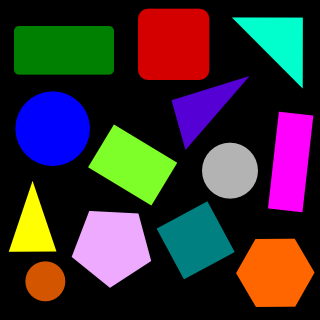
#> input picture Shape Detection/shapes.png, 320 x 320 px
$ python shape_detection.py --image shapes.png
#> lines starting #> are read from the running program, lines starting #| are printed output that depends on the picture; after the words box and inside, x2 and y2 are one past the last pixel; in counts of white or black regions, pixels touching at a corner belong together
# import the necessary packages
import argparse
import cv2

# construct the argument parse and parse the arguments
ap = argparse.ArgumentParser()
ap.add_argument("-i", "--image", required=True,
	help="path to the input image")
args = vars(ap.parse_args())

def detect_shape(c):
	# initialize the shape name and approximate the contour
	shape = 'unidentified'
	peri = cv2.arcLength(c, True)
	approx = cv2.approxPolyDP(c, 0.03*peri, True)
	# if the shape is a triangle, it will have 3 vertices
	if len(approx) == 3:
		shape = "triangle"
	# if the shape has 4 vertices, it is either a square or
	# a rectangle
	elif len(approx) == 4:
		# compute the bounding box of the contour and use the
		# bounding box to compute the aspect ratio
		(x, y, w, h) = cv2.boundingRect(approx)
		ar = w / float(h)
		# a square will have an aspect ratio that is approximately
		# equal to one, otherwise, the shape is a rectangle
		shape = "square" if ar >= 0.95 and ar <= 1.05 else "rectangle"
	# if the shape is a pentagon, it will have 5 vertices
	elif len(approx) == 5:
		shape = "pentagon"
	# otherwise, we assume the shape is a circle
	else:
		shape = "circle"
	# return the name of the shape
	return (shape,approx)


def grab_contours(cnts):
	if len(cnts) == 2:
		cnts = cnts[0]
	elif len(cnts) == 3:
		cnts = cnts[1]
	else:
		raise Exception('The length of the contour must be 2 or 3.')
	return cnts

# load the image and resize it to a smaller factor so that
# the shapes can be approximated better
image = cv2.imread(args["image"])
#> image is the input picture: shape (320, 320, 3); mean B, G, R 49, 46.1, 55.8
ratio = image.shape[0] / float(image.shape[0])
#> ratio = 1
# convert the resized image to grayscale, blur it slightly,
# and threshold it
gray = cv2.cvtColor(image, cv2.COLOR_BGR2GRAY)
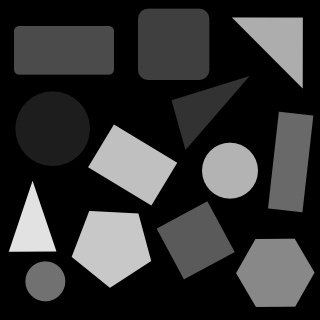
#> gray: shape (320, 320); min 0, max 226, mean 49.3
blurred = cv2.GaussianBlur(gray, (5, 5), 0)
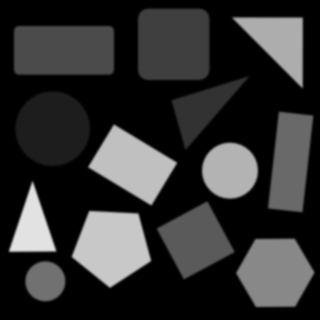
#> blurred: shape (320, 320); min 0, max 226, mean 49.3
thresh = cv2.threshold(blurred, 60, 255, cv2.THRESH_BINARY)[1]
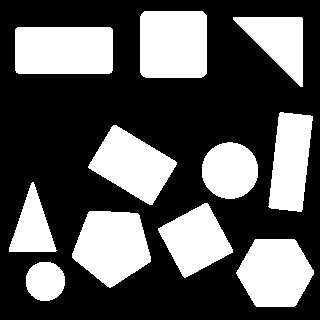
#> thresh: shape (320, 320); 35% white; 11 white regions
# find contours in the thresholded image and initialize the
# shape detector
cnts = cv2.findContours(thresh.copy(), cv2.RETR_EXTERNAL,
	cv2.CHAIN_APPROX_SIMPLE)
#> cnts = 11 contours; largest, box (x1, y1, x2, y2) and area: (15, 27, 113, 74) 4450, (140, 11, 207, 78) 4320, (72, 211, 151, 288) 4187, (236, 239, 314, 307) 3920, (88, 125, 177, 205) 3718
cnts = grab_contours(cnts)


# loop over the contours
for c in cnts:
	# compute the center of the contour, then detect the name of the
	# shape using only the contour
	M = cv2.moments(c)
	cX = int((M["m10"] / M["m00"]) * ratio)
	cY = int((M["m01"] / M["m00"]) * ratio)
	shape = detect_shape(c)[0]
	# multiply the contour (x, y)-coordinates by the resize ratio,
	# then draw the contours and the name of the shape on the image
	c = c.astype("float")
	c *= ratio
	c = c.astype("int")

	cv2.putText(image, shape, (cX, cY), cv2.FONT_HERSHEY_SIMPLEX,
		0.5, (255, 255, 255), 2)

	for arr in detect_shape(c)[1]:
		if shape != 'circle':
			for (x,y) in arr:
				cv2.circle(image, (x,y), 5, (0,255,0), -1)
		else:
			cv2.drawContours(image, [c], -1, (0,255,0), 2)

	# show the output image
	cv2.imshow("Image", image)
	cv2.waitKey(0)
#> this loop made 11 passes
#> (cX, cY) on passes 4, 7, 8, 9, 11: (195, 239), (132, 164), (290, 161), (63, 49), (173, 43)
#> (cX, cY) on passes 1, 2, 3, 6: (44, 280), (274, 272), (111, 245), (229, 170)
#> pass 1, `cv2.imshow("Image", image)`:
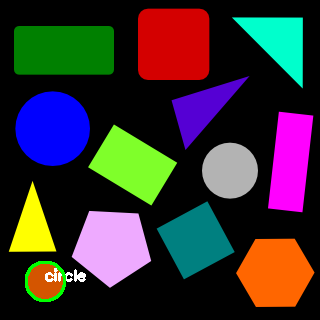
#> window 'Image': shape (320, 320, 3); mean B, G, R 49.6, 47.5, 55.7
#> pass 2, `cv2.imshow("Image", image)`:
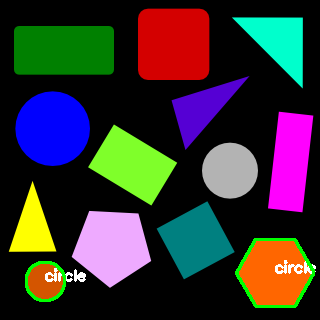
#> window 'Image': shape (320, 320, 3); mean B, G, R 50.3, 49.4, 54.5
#> after the loop:
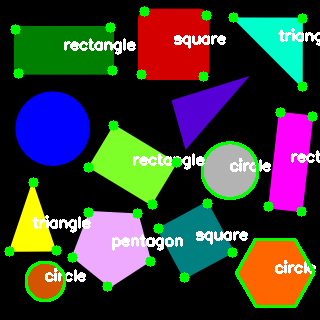
#> image: shape (320, 320, 3); 8.08% of pixels changed, all inside (x1, y1, x2, y2) = (4, 6, 320, 308)
